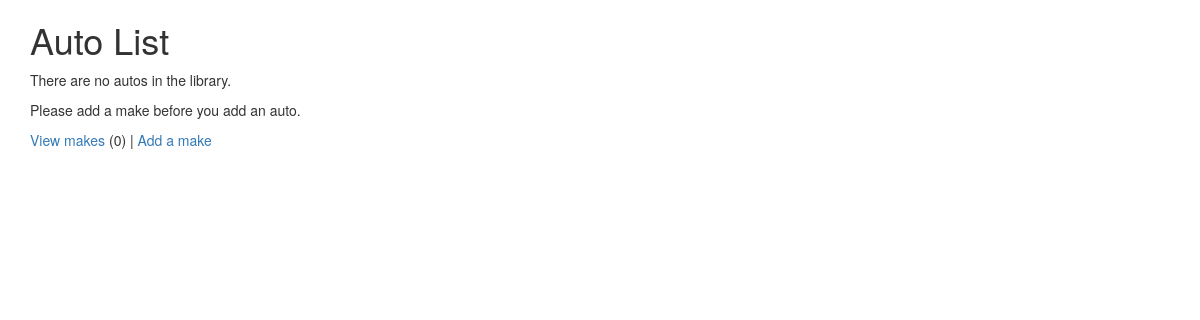
The app's page /autos/ (signed in), older data.
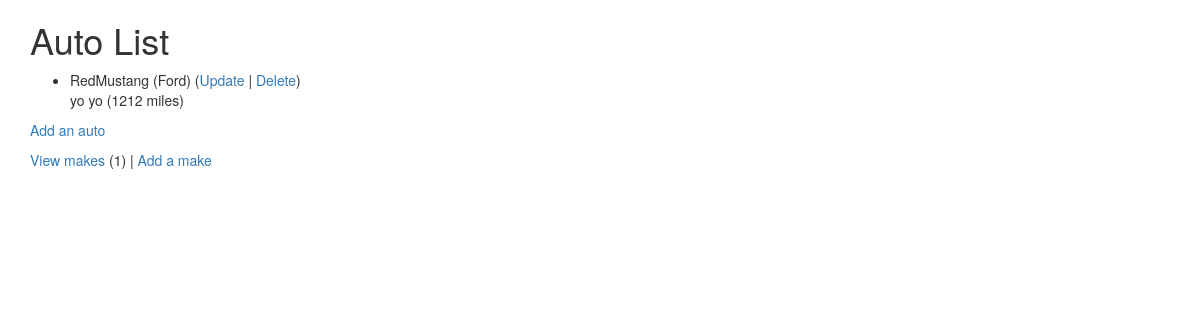
The same page, newer data.
### autos/models.py (models this page shows, shortened)
class Auto(models.Model):
    nickname = models.CharField(
            max_length=200,
            validators=[MinLengthValidator(2, "Nickname must be greater than 1 character")]
    )
    mileage = models.PositiveIntegerField()
    comments = models.CharField(max_length=300)
    make = models.ForeignKey('Make', on_delete=models.CASCADE, null=False)

class Make(models.Model):
    name = models.CharField(
        max_length=200,
        help_text='Enter a make (e.g. Dodge)',
        validators=[MinLengthValidator(2, "Make must be greater than 1 character")]
    )
    def __str__(self) -> str:
        return self.name

### autos/views.py (the view)
# urls.py: path('', views.MainView.as_view(), name='all'),
class MainView(LoginRequiredMixin, View):
    def get(self, request):
        mc = Make.objects.all().count()
        al = Auto.objects.all()
        ctx = {'make_count': mc, 'auto_list': al}
        return render(request, 'autos/auto_list.html', ctx)

### autos/templates/autos/auto_list.html
{% extends "base_bootstrap.html" %}
{% block content %}
  <h1>Auto List</h1>
  {% if auto_list %}
  <ul>
    {% for auto in auto_list %}
      <li>
          {{ auto.nickname }} ({{ auto.make }})
          (<a href="{% url 'autos:auto_update' auto.id %}">Update</a> |
          <a href="{% url 'autos:auto_delete' auto.id %}">Delete</a>) <br/>
          {{ auto.comments }} ({{ auto.mileage }} miles)
      </li>
    {% endfor %}
  </ul>
  {% else %}
    <p>There are no autos in the library.</p>
  {% endif %}
  <p>
    {% if make_count > 0 %}
      <a href="{% url 'autos:auto_create' %}">Add an auto</a>
    {% else %}
      Please add a make before you add an auto.
    {% endif %}
  </p>
  <p>
  <a href="{% url 'autos:make_list' %}">View makes</a> ({{ make_count }}) |
    <a href="{% url 'autos:make_create' %}">Add a make</a>
  </p>
{% endblock %}

### home/templates/base_bootstrap.html (shortened to what this page needs)
<!DOCTYPE html>
<html>
<head>
<link rel="stylesheet"
    href="https://maxcdn.bootstrapcdn.com/bootstrap/3.4.1/css/bootstrap.min.css"
>
<link rel="stylesheet"
    href="https://maxcdn.bootstrapcdn.com/bootstrap/3.4.1/css/bootstrap-theme.min.css"
>
<link rel="stylesheet"
    href="https://code.jquery.com/ui/1.12.1/themes/ui-lightness/jquery-ui.css"
>
<link rel="stylesheet" href="https://use.fontawesome.com/releases/v5.8.1/css/all.css">
<link rel="stylesheet" href="https://use.fontawesome.com/releases/v5.8.1/css/v4-shims.css">
</head>
<body>
<div class="container">
{% block content %}
{% endblock %}
</div>
</body>
</html>

Row changes from the older to the newer data that the page shows:
added Auto: nickname "RedMustang", make "Ford", comments "yo yo", mileage "1212"
Text that changed along with them:
{{ make_count }}: "0" → "1"
text no longer shown: "There are no autos in the library. Please add a make before you add an auto."
text now shown: "Add an auto"
